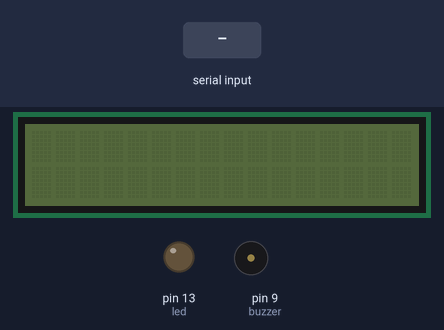
This sketch was run on a simulated Arduino Uno, built with avr-gcc and run on an emulated ATmega328P. On the bench: 16×2 character LCD, output pins drawn as LEDs (lit = HIGH), buzzer (waves = sounding). The test bench sets the inputs (shaded band). What the sketch prints to the serial monitor is not drawn.

Above: at 1.2 s.
1.3 s: "a" received over Serial
At 2.3 s:
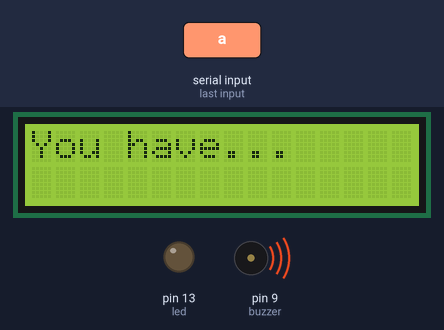
At 3.3 s:
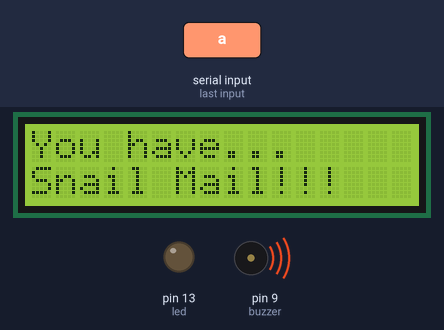
4.0 s: "r" received over Serial
At 6.7 s:
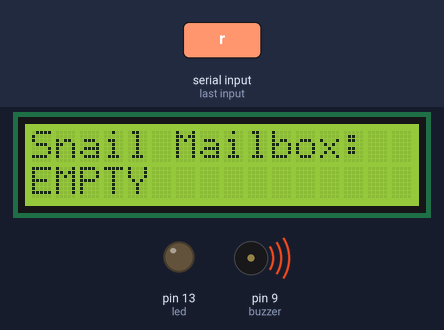
Timing chart, 0 to 9.1 s (numbered marks = the images above; inputs shaded):
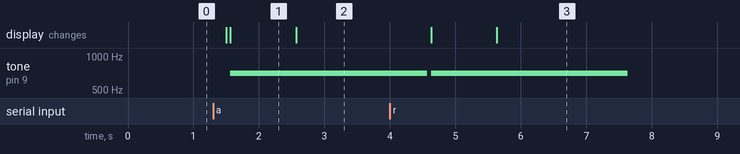

The sketch:

rx_side.ino
```cpp
#include <Wire.h>
#include <LiquidCrystal.h>
#include <DS3231.h>
LiquidCrystal lcd(12,11,5,4,3,2);

int led = 13;
int received = 0;
int i;
const int buzzer = 9;


void setup() {
  Serial.begin(9600);
  pinMode(buzzer, OUTPUT);
  pinMode(led, OUTPUT);
}

void loop() {
  while (Serial.available() > 0) {
    received = Serial.read();

    if (received == 'a'){
    delay(200);
    Serial.println("MOVEMENT");
    lcd.begin(16,2);
    tone(buzzer, 700);
    lcd.print("You have...");
    lcd.setCursor(0,1);
    delay(1000);
    lcd.print("Snail Mail!!!");
    delay(2000);
    noTone(buzzer);
    }

    else if (received == 'r'){
      lcd.begin(16,2);
      tone(buzzer, 700);
      lcd.print("Snail Mailbox:");
      lcd.setCursor(0,1);
      delay(1000);
      lcd.print("EMPTY");
      delay(2000);
      noTone(buzzer);
    }
  }
}
```

Measured:
- after the input at 1.3 s, tone on pin 9 (buzzer): silent → 700 Hz after 0.26 s; the display: first changes after 0.20 s (image 1 shows a later state)
- after the input at 4.0 s, the display: first changes after 0.63 s (image 3 shows a later state)
- what the display in image 1 shows lasts 1.0 s, from 1.6 s to 2.6 s
